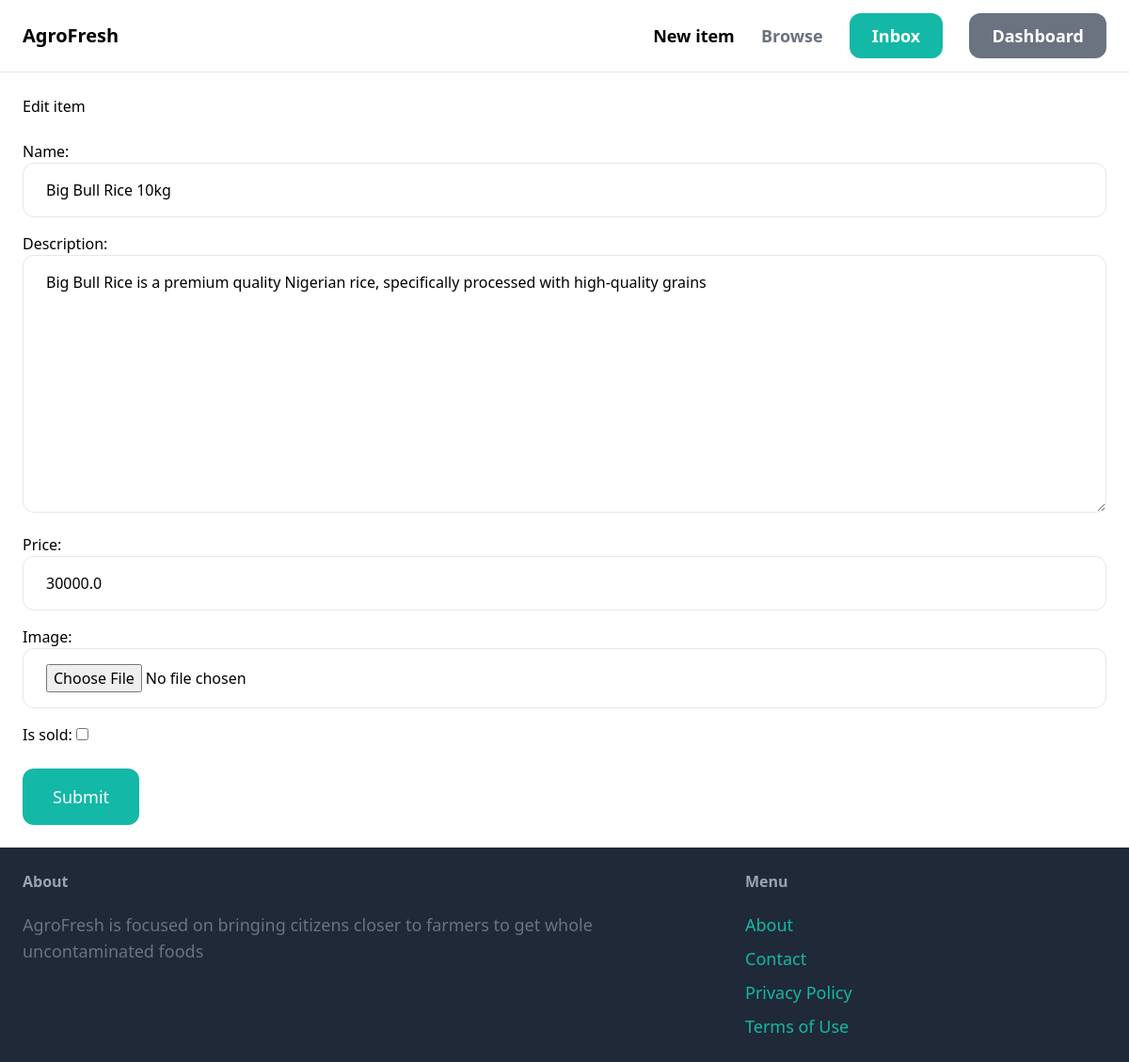
Before: /items/2/edit/ (signed in) with the older database file.
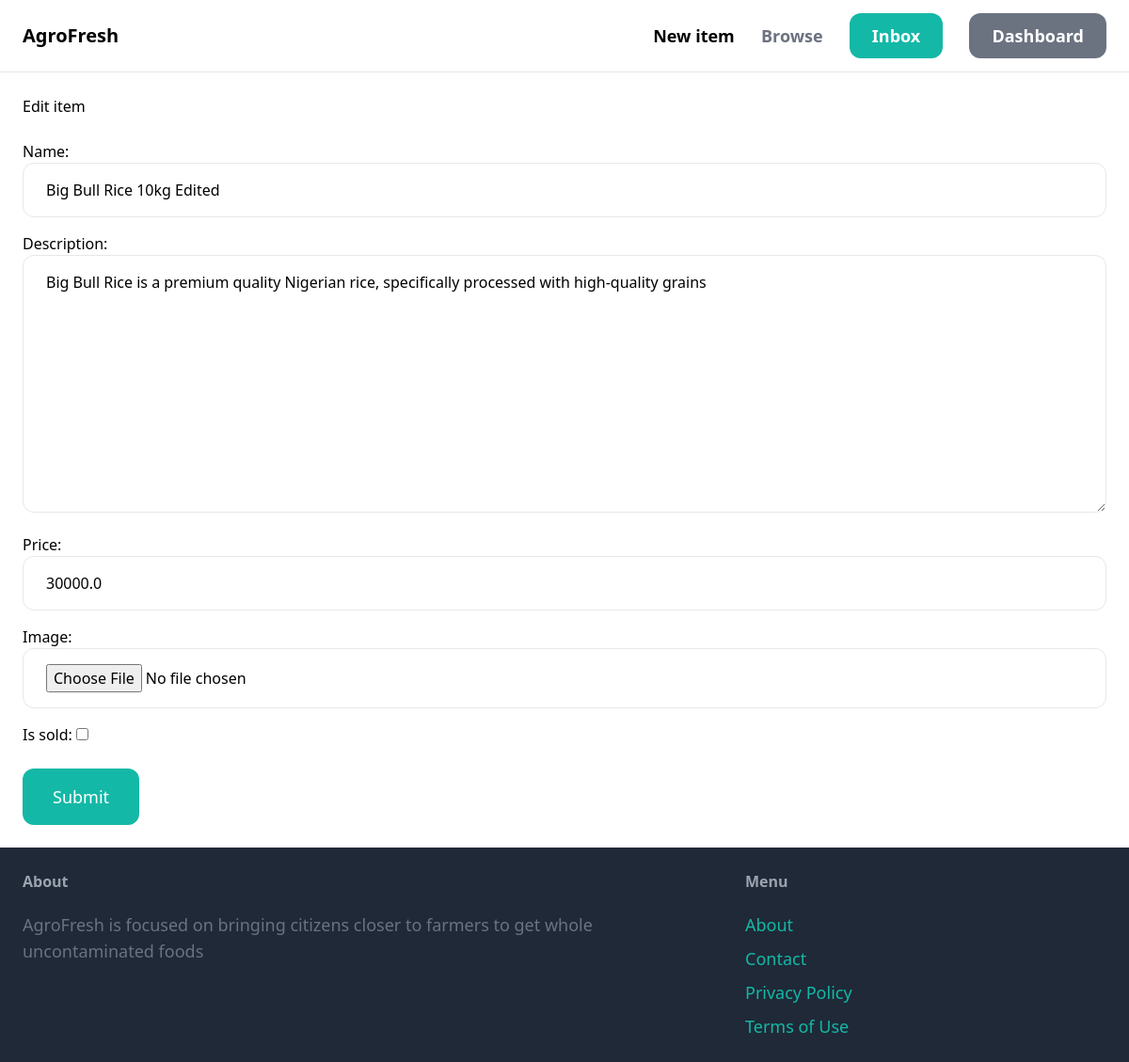
After: the same page with the newer database file.
### item/models.py (models this page shows, shortened)
class Item(models.Model):
    category = models.ForeignKey(Category, related_name='items', on_delete=models.CASCADE)
    name = models.CharField(max_length=255)
    description = models.TextField(blank=True, null=True)
    price = models.FloatField()
    image = models.ImageField(upload_to='item_images', blank=True, null=True)
    is_sold = models.BooleanField(default=False)
    created_by = models.ForeignKey(User, related_name='items', on_delete=models.CASCADE)
    created_at = models.DateTimeField(auto_now_add=True)

### item/views.py (the view)
# urls.py: path('<int:pk>/edit/', views.edit, name='edit'),
@login_required
def edit(request, pk):
    item = get_object_or_404(Item, pk=pk, created_by=request.user)
    if request.method == 'POST':
        form = EditItemForm(request.POST, request.FILES, instance=item)
        if form.is_valid():
            form.save()
            return redirect('item:detail', pk=item.id)
    else:
        form = EditItemForm(instance=item)
    return render(request, 'item/form.html', {
        'form': form,
        'title': 'Edit item',
        })

### item/forms.py
class EditItemForm(forms.ModelForm):
    class Meta:
        model = Item
        fields = ('name', 'description', 'price', 'image', 'is_sold')
        widgets = {
                'name': forms.TextInput(attrs={
                    'class': INPUT_CLASSES
                    }),
                'description': forms.Textarea(attrs={
                    'class': INPUT_CLASSES
                    }),
                'price': forms.TextInput(attrs={
                    'class': INPUT_CLASSES
                    }),
                'image': forms.FileInput(attrs={
                    'class': INPUT_CLASSES
                    })
                }

### item/templates/item/form.html (shortened to what this page needs)
{% extends 'core/base.html' %}
{% block content %}
<h1 class="mb-6 text-exl">{{ title }}</h1>
<form method="post" action="." enctype="multipart/form-data">
	<div class="space-y-4">
		{{ form.as_p }}
	</div>
	<button class="mt-6 py-4 px-8 text-lg bg-teal-500 hover:bg-teal-700 rounded-xl text-white">Submit</button>
</form>
{% endblock %}

Changed rows visible on the page:
changed Item: name "Big Bull Rice 10kg" → "Big Bull Rice 10kg Edited"
